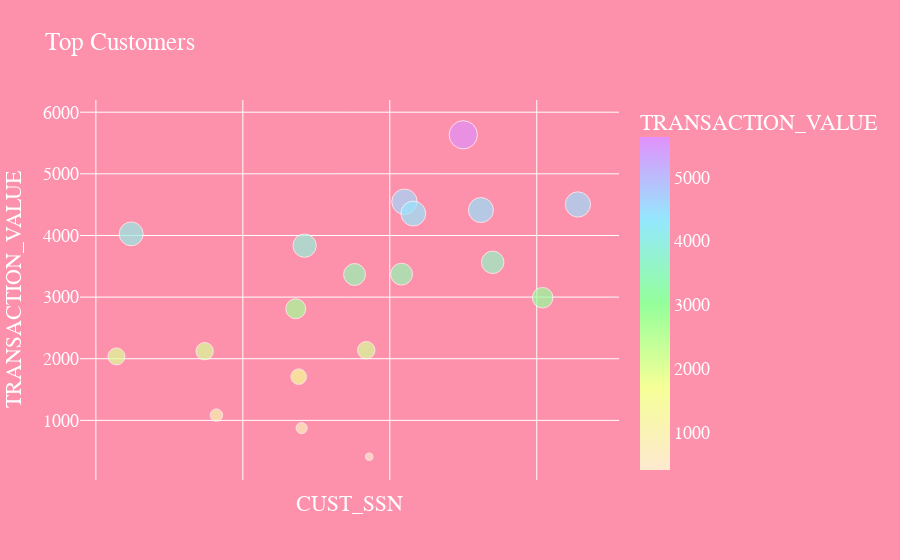

Here is the notebook cell this chart was saved with:
### Code cell
#3.3Find and plot the sum of all transactions for each customer, and which customer has the highest transaction amount. hint(use CUST_SSN).
#3.3.2 Edited to include 'first 20'
grouped2 = cdf.groupby('CUST_SSN')['TRANSACTION_VALUE'].sum().reset_index()[0:19]

fig = px.scatter(grouped2, x='CUST_SSN', y='TRANSACTION_VALUE', size="TRANSACTION_VALUE", color_continuous_scale=colors[1:], color='TRANSACTION_VALUE', title='Top Customers') #What kind of company publishes SSNs in a chart, this one (•_•)  ( •_•)>⌐■-■  (⌐■_■)

fig.update_layout(
    font_family="Arial Black",
    font_color='white',
    font_size=18,
    paper_bgcolor=colors[0],
    plot_bgcolor=colors[0]
)
fig.update_xaxes(ticks="", showticklabels=False)
fig.show()

### Figure 1 — Plotly figure (JSON) as saved in the notebook; plotly's stock layout.template omitted (floating-point values rounded to 4 significant figures)
{"data": [{"hovertemplate": "CUST_SSN=%{x}<br>TRANSACTION_VALUE=%{marker.color}<extra></extra>", "legendgroup": "", "marker": {"color": [2038.0, 4026.0, 2122.0, 1085.0, 2811.0, 1709.0, 873.4, 3835.0, 3367.0, 2138.0, 410.1, 3373.0, 4547.0, 4356.0, 5633.0, 4412.0, 3565.0, 2990.0, 4503.0], "coloraxis": "coloraxis", "size": [2038.0, 4026.0, 2122.0, 1085.0, 2811.0, 1709.0, 873.4, 3835.0, 3367.0, 2138.0, 410.1, 3373.0, 4547.0, 4356.0, 5633.0, 4412.0, 3565.0, 2990.0, 4503.0], "sizemode": "area", "sizeref": 14.08, "symbol": "circle"}, "mode": "markers", "name": "", "orientation": "v", "showlegend": false, "type": "scatter", "x": [123451007, 123451012, 123451037, 123451041, 123451068, 123451069, 123451070, 123451071, 123451088, 123451092, 123451093, 123451104, 123451105, 123451108, 123451125, 123451131, 123451135, 123451152, 123451164], "xaxis": "x", "y": [2038.0, 4026.0, 2122.0, 1085.0, 2811.0, 1709.0, 873.4, 3835.0, 3367.0, 2138.0, 410.1, 3373.0, 4547.0, 4356.0, 5633.0, 4412.0, 3565.0, 2990.0, 4503.0], "yaxis": "y"}], "layout": {"coloraxis": {"colorbar": {"title": {"text": "TRANSACTION_VALUE"}}, "colorscale": [[0, "#fee9cf"], [0.25, "#f5ff97"], [0.5, "#94ff9b"], [0.75, "#94e8fd"], [1, "#e191fc"]]}, "font": {"color": "white", "family": "Arial Black", "size": 18}, "legend": {"itemsizing": "constant", "tracegroupgap": 0}, "paper_bgcolor": "#fd90aa", "plot_bgcolor": "#fd90aa", "title": {"text": "Top Customers"}, "xaxis": {"anchor": "y", "domain": [0, 1], "showticklabels": false, "ticks": "", "title": {"text": "CUST_SSN"}}, "yaxis": {"anchor": "x", "domain": [0, 1], "title": {"text": "TRANSACTION_VALUE"}}}}
